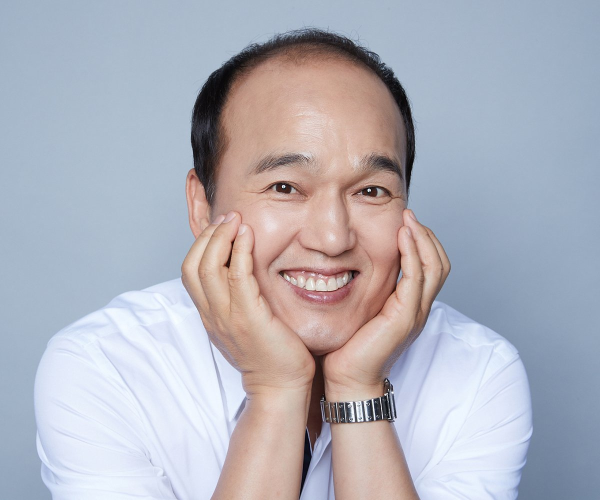
#> input picture data/ad.jpg, 1200 x 1000 px, found by its file name (shown at 1/2 size)
$ python 0410.py
#> lines starting #> are read from the running program, lines starting #| are printed output that depends on the picture; after the words box and inside, x2 and y2 are one past the last pixel; in counts of white or black regions, pixels touching at a corner belong together
# 0410.py
import cv2
import numpy as np

src = cv2.imread('./data/ad.jpg', cv2.IMREAD_GRAYSCALE)
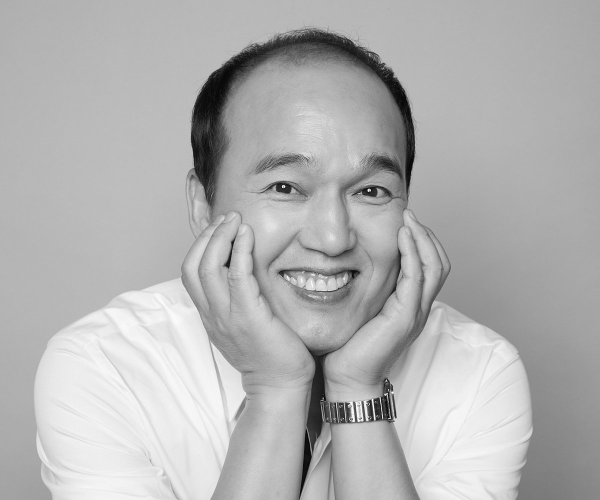
#> src: shape (1000, 1200) (shown at 1/2 size); min 0, max 255, mean 178.4
shape = src.shape[0], src.shape[1], 3
#> shape = (1000, 1200, 3)
dst = np.zeros(shape, dtype=np.uint8)
# BGR = 0 1 2
##dst[:,:,0] = src  # B = 0
##dst[:,:,1] = src  #G = 1
dst[:,:,2] = src    #R = 2
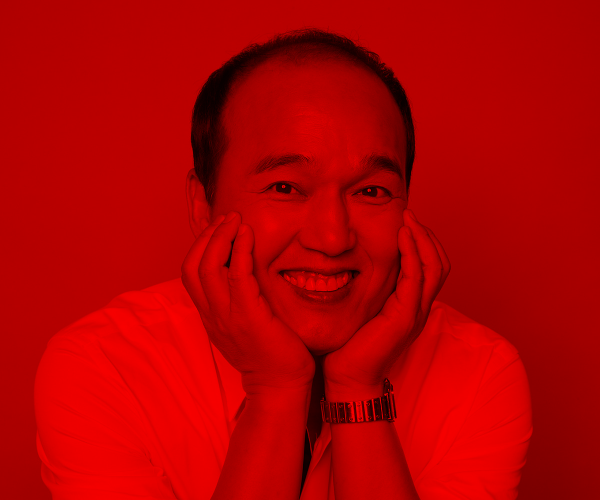
#> dst: shape (1000, 1200, 3) (shown at 1/2 size); mean of channels 0, 1, 2 0, 0, 178.4; drawn as B, G, R

dst[300:500, 400:900, :] = [200, 155, 255]
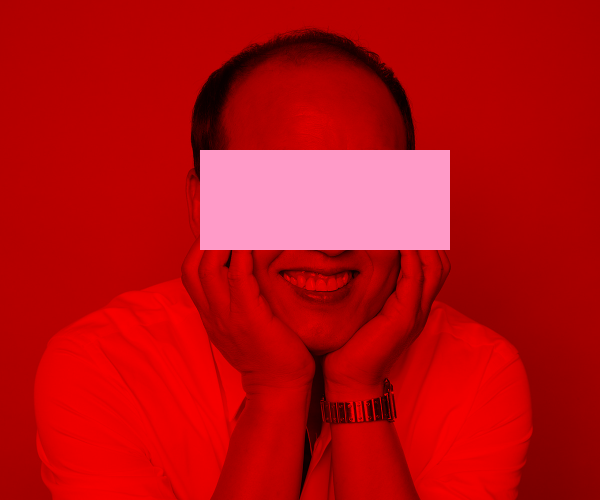
#> dst: shape (1000, 1200, 3) (shown at 1/2 size); 8.33% of pixels changed, all inside (x1, y1, x2, y2) = (400, 300, 900, 500); drawn as B, G, R

cv2.imshow('src', src)
cv2.imshow('dst', dst)
cv2.waitKey()
cv2.destroyAllWindows()

$ run again, with data/B2.jPG copied over data/ad.jpg
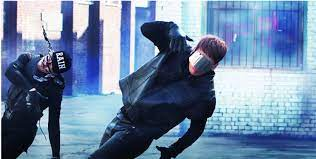
#> input picture data/B2.jPG, 316 x 159 px, found by its file name
#> `src = cv2.imread('./data/ad.jpg', cv2.IMREAD_GRAYSCALE)`:
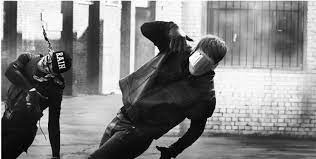
#> src: shape (159, 316); min 0, max 255, mean 127.7
#> `dst[:,:,2] = src`:
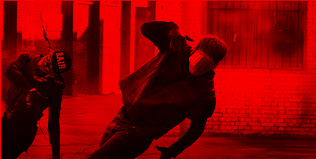
#> dst: shape (159, 316, 3); mean of channels 0, 1, 2 0, 0, 127.7; drawn as B, G, R
